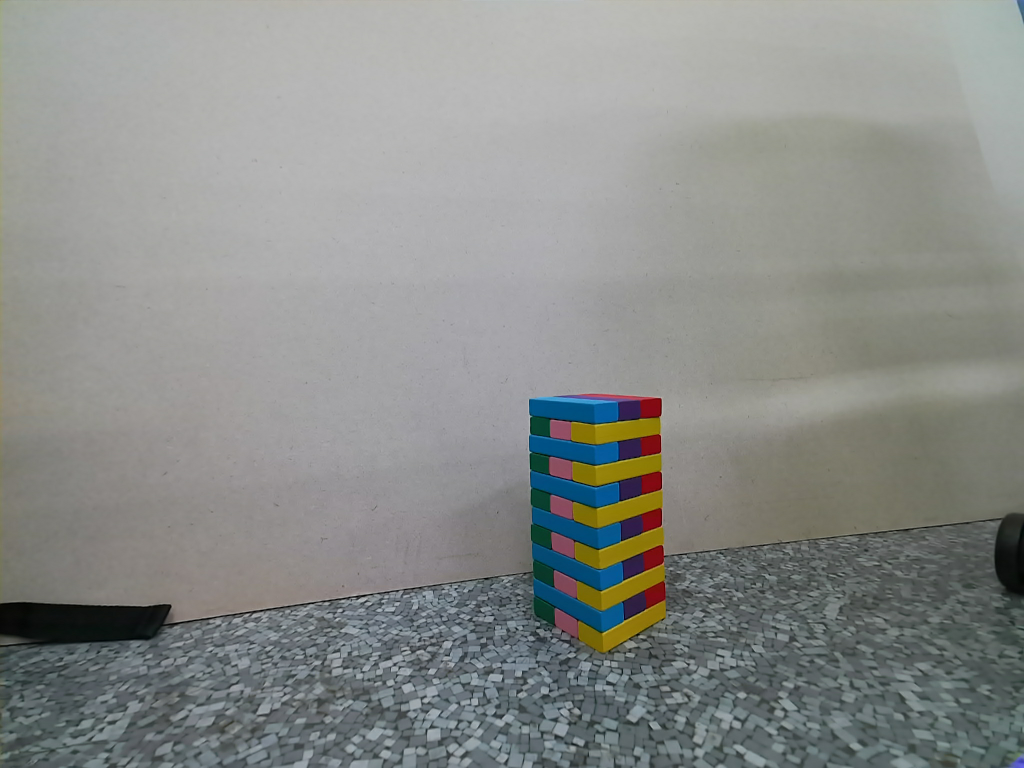
#> input picture block_recog/test_imgs/jenga_tower_color.png, 2048 x 1536 px (shown at 1/2 size)
$ jupyter execute --allow-errors all_blocks_viz.ipynb
#> lines starting #> are read from the running program, lines starting #| are printed output that depends on the picture; after the words box and inside, x2 and y2 are one past the last pixel; in counts of white or black regions, pixels touching at a corner belong together
# Blcok Recognition

## Import Libraries

[cell 1]
import numpy as np
import cv2
import glob
from matplotlib import pyplot as plt
import open3d as o3d
import copy

## Read Test Images

[cell 2]
img_color = cv2.imread('test_imgs/jenga_tower_color.png')
#> img_color is the input picture: shape (1536, 2048, 3); mean B, G, R 137.3, 140.2, 137.8
img_depth = cv2.imread('test_imgs/jenga_tower_depth.png', 0)
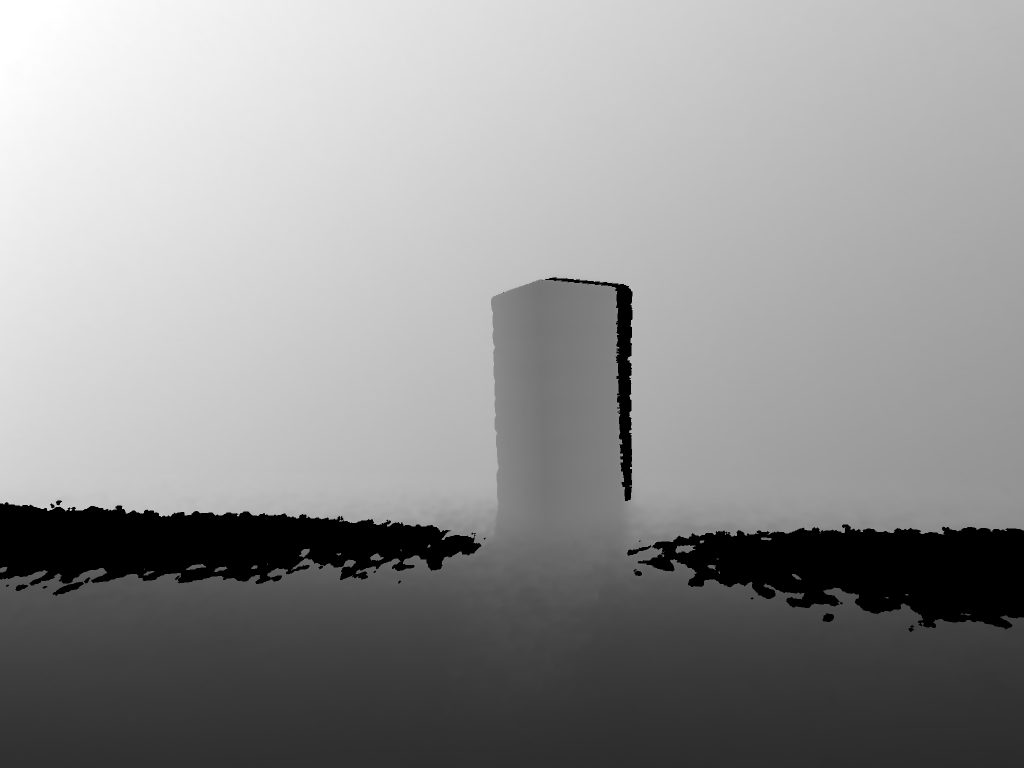
#> input picture block_recog/test_imgs/jenga_tower_depth.png, 2048 x 1536 px (shown at 1/2 size)
#> img_depth is the input picture: shape (1536, 2048); min 0, max 255, mean 146.3
print('color shape: ', img_color.shape)
#| color shape:  (1536, 2048, 3)
print('depth shape: ', img_depth.shape)
#| depth shape:  (1536, 2048)

## Extract Blocks' Masks By Colors

[cell 3]
height, width = img_color.shape[:2] # 이미지의 높이와 너비 불러옴, 가로 [0], 세로[1]

img_hsv = cv2.cvtColor(img_color, cv2.COLOR_BGR2HSV) # cvtColor 함수를 이용하여 hsv 색공간으로 변환

[cell 4]
colors = ['green', 'pink', 'yellow', 'blue', 'violet', 'red']

[cell 5]
# RED
lower_red1 = np.array([0, 130, 50])
upper_red1 = np.array([15, 255, 255])
lower_red2 = np.array([160,130,50])
upper_red2 = np.array([179,255,255])

# PINK
lower_pink1 = np.array([0, 70, 80])
upper_pink1 = np.array([10, 130, 255])
lower_pink2 = np.array([150,70,80])
upper_pink2 = np.array([179,130,255])

# GREEN
lower_green = (70-20, 50, 50)
upper_green = (70+15, 255, 255)

# YELLOW
lower_yellow = (30-10, 80, 80)
upper_yellow = (30+10, 255, 255)

# BLUE
lower_blue = (100-10, 100, 100)
upper_blue = (100+9, 255, 255)

# VIOLET
lower_violet = (130-20, 50, 30)
upper_violet = (130+20, 255, 255)

[cell 6]
blocks_rgb_by_color = []
blocks_mask_by_color = []
for color in colors:
    if color == 'pink' or color =='red':
        for i in (1,2):
            exec(f"lower_color{i} = lower_{color}{i}")
            exec(f"upper_color{i} = upper_{color}{i}")

        mask_color1 = cv2.inRange(img_hsv, lower_color1, upper_color1)
        mask_color2 = cv2.inRange(img_hsv, lower_color2, upper_color2)
        img_mask_color = mask_color1 + mask_color2

        # Denoise by Erosion and Dilation
        kernel = cv2.getStructuringElement(cv2.MORPH_RECT, (3,3))
        erosion_image_color = cv2.erode(img_mask_color, kernel, iterations=2)  #// make erosion image
        img_mask_color = cv2.dilate(erosion_image_color, kernel, iterations=2)  #// make dilation image

        # 바이너리 이미지를 마스크로 사용하여 원본이미지에서 범위값에 해당하는 영상부분을 획득
        img_result_color = cv2.bitwise_and(img_color, img_color, mask = img_mask_color)

        exec(f"img_result_{color} = img_result_color")

    else:
        exec(f"lower_color = lower_{color}")
        exec(f"upper_color = upper_{color}")

        img_mask_color = cv2.inRange(img_hsv, lower_color, upper_color) # 범위내의 픽셀들은 흰색, 나머지 검은색

        kernel = cv2.getStructuringElement(cv2.MORPH_RECT, (3,3))
        erosion_image_color = cv2.erode(img_mask_color, kernel, iterations=2)  #// make erosion image
        img_mask_color = cv2.dilate(erosion_image_color, kernel, iterations=2)  #// make dilation image

        # 바이너리 이미지를 마스크로 사용하여 원본이미지에서 범위값에 해당하는 영상부분을 획득
        img_result_color = cv2.bitwise_and(img_color, img_color, mask = img_mask_color)

        exec(f"img_result_{color} = img_result_color")

    _, src_bin = cv2.threshold(img_mask_color, 0, 255, cv2.THRESH_OTSU)
    each_color_filtered = cv2.bitwise_and(img_color, img_color, mask = src_bin)

    if color == 'blue':
        cv2.imshow('src_bin', src_bin)
        # cv2.imwrite('./test_imgs/blue_mask.png', src_bin)
        cv2.imshow(f'{color}_filtered', each_color_filtered)
        # cv2.imwrite('./test_imgs/blue_extract.png', each_color_filtered)
        cv2.waitKey(0)
        cv2.destroyAllWindows()

    cnt, labels, stats, centroids = cv2.connectedComponentsWithStats(src_bin)

    blocks_color = []
    blocks_mask = []

    for i in range(1, cnt): # 각각의 객체 정보에 들어가기 위해 반복문. 범위를 1부터 시작한 이유는 배경을 제외
        (x, y, w, h, area) = stats[i]
        cen_x, cen_y = map(int, centroids[i])
        block_mask = (labels==i)*img_mask_color
        block_color = cv2.bitwise_and(img_color, img_color, mask = block_mask)

        # 노이즈 제거
        if area < 600:
            continue

        if color == 'blue' and i==2:
            cv2.imshow('blk clr', block_color)
            # cv2.imwrite('./test_imgs/blue_block1_color.png', block_color)
            cv2.imshow('blk msk', block_mask)
            # cv2.imwrite('./test_imgs/blue_block1_mask.png', block_mask)
            cv2.waitKey(0)
            cv2.destroyAllWindows()


        blocks_color.append(block_color)
        blocks_mask.append(block_mask)


    exec(f"blocks_rgb_{color} = blocks_color")
    exec(f"blocks_mask_{color} = blocks_mask")
    exec(f"blocks_rgb_by_color.append(blocks_rgb_{color})")
    exec(f"blocks_mask_by_color.append(blocks_mask_{color})")
#> this loop made 6 passes
#> cnt on passes 1 to 4: 18, 7, 7, 8
#> pass 1, `img_mask_color = cv2.dilate(erosion_image_color, kernel, iterations=2)`:
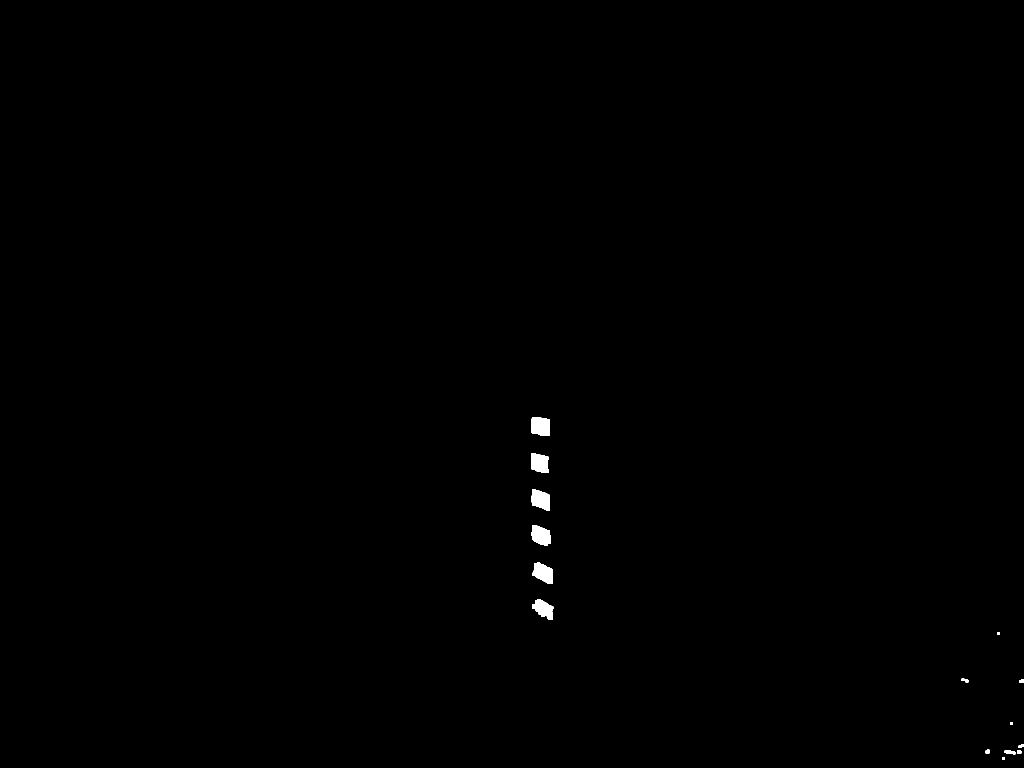
#> img_mask_color: shape (1536, 2048) (shown at 1/2 size); 0.25% white; 17 white regions, largest, box (x1, y1, x2, y2) and area: (1062, 834, 1100, 872) 1286, (1064, 1125, 1106, 1168) 1235, (1063, 1050, 1102, 1092) 1225

[cell 7]
tower_mask = 0
tower_color = 0
for mask, color in zip(blocks_mask_by_color, blocks_rgb_by_color):
    for block_m in mask:
        tower_mask += block_m

    for block_c in color:
        tower_color += block_c

[cell 8]
cv2.imshow('tower mask', tower_mask)
# cv2.imwrite('./test_imgs/tower_mask.png', tower_mask)
cv2.imshow('tower color', tower_color)
# cv2.imwrite('./test_imgs/tower_color.png', tower_color)
cv2.waitKey(0)
cv2.destroyAllWindows()

[cell 9]
for c, b, rgb_m in zip(colors, blocks_mask_by_color, blocks_rgb_by_color):
    print(c)
    print(len(b), "Blocks")

## Get PointCloud from RGB Image + Depth Image

[cell 10]
# temp intrinsic matrix
intrinsic = o3d.camera.PinholeCameraIntrinsic()
intrinsic.intrinsic_matrix = [[971.179, 0, 1025.07],[0, 970.984, 778.291],[0, 0, 1]]

[cell 11]
mesh_frame = o3d.geometry.TriangleMesh.create_coordinate_frame(
    size=50, origin=[0, 0, 0])
mesh_frame_small = o3d.geometry.TriangleMesh.create_coordinate_frame(
    size=0.0001, origin=[0, 0, 0])

[cell 12]
def get_pointcloud_from_color_depth(color_image, depth_image, intrinsic):
    o3d_img = o3d.geometry.Image()

    if isinstance(color_image, type(o3d_img)):
        pass
    elif isinstance(color_image, np.ndarray):
        color_image = cv2.cvtColor(color_image, cv2.COLOR_BGR2RGB)
        color_image = o3d.geometry.Image(color_image)

    if isinstance(depth_image, type(o3d_img)):
        pass
    elif isinstance(depth_image, np.ndarray):
        depth_image = o3d.geometry.Image(depth_image)

    rgbd_image = o3d.geometry.RGBDImage.create_from_color_and_depth(color_image, depth_image)
    pcd = o3d.geometry.PointCloud.create_from_rgbd_image(rgbd_image, intrinsic)

    return pcd

[cell 13]
masked_depth = cv2.bitwise_and(img_depth, img_depth, mask = tower_mask)
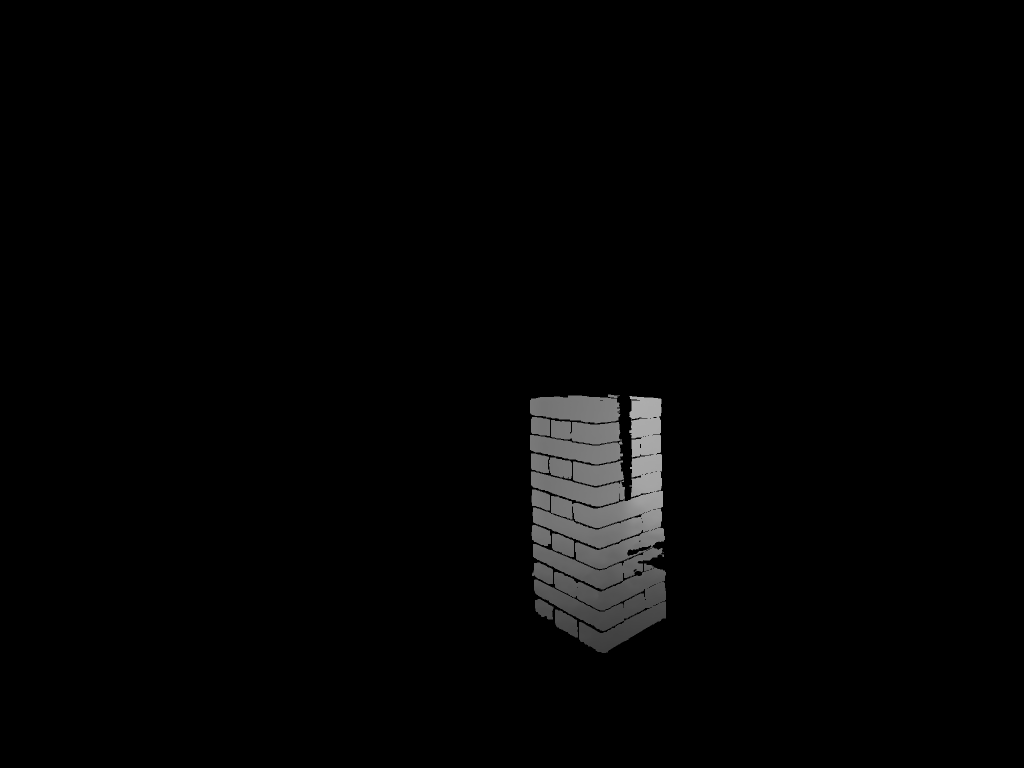
#> masked_depth: shape (1536, 2048) (shown at 1/2 size); min 0, max 175, mean 3.9

[cell 14]
tower_pcd = get_pointcloud_from_color_depth(color_image=tower_color, depth_image=masked_depth, intrinsic=intrinsic)

[cell 15]
print(tower_pcd)
print(np.asarray(tower_pcd.points))
o3d.visualization.draw_geometries([tower_pcd])

[cell 16]
blocks_pcd_by_color = []
all_pcd = []
#> (the rest of this cell did not finish here and is left out)

[cell 17]
len(blocks_pcd_by_color)

## Tower ICP

[cell 18]
pcd_combined = o3d.geometry.PointCloud()
for point_id in range(len(all_pcd)):
    pcd_combined += all_pcd[point_id]

print(pcd_combined)
# print(len(pcd_combined.points))

o3d.visualization.draw_geometries([pcd_combined, mesh_frame_small])

[cell 19]
points = np.asarray(pcd_combined.points)

#> (the rest of this cell did not finish here and is left out)

[cell 20]
mesh_tower = o3d.io.read_triangle_mesh("mesh/jenga_tower_side_xy.stl")
print(mesh_tower)

mesh_tower.compute_vertex_normals()
# o3d.visualization.draw_geometries([mesh])

#> (the rest of this cell did not finish here and is left out)

[cell 21]
np.linalg.inv(np.asarray([[0, 0, -1, 0],
            [1, 0, 0, 0],
            [0, -1, 0, 0],
            [0, 0, 0, 1]]))

[cell 22]
initial_transform = np.asarray([[0, 0, -1, 0],
                                [1, 0, 0, 0],
                                [0, -1, 0, 0],
                                [0, 0, 0, 1]])

[cell 23]
# [22 lines left out: function prepare_icp, not called in this run]

#> (a cell that did not finish here is left out)

[cell 25]
# [7 lines left out: function draw_registration_result, not called in this run]

[cell 26]
threshold = 10
trans_init = np.asarray([[1, 0, 0, 0],
                         [0, 1, 0, 0],
                         [0, 0, 1, 0],
                         [0, 0, 0, 1]])
#> (the rest of this cell did not finish here and is left out)

[cell 27]
print("Initial alignment")
#> (the rest of this cell did not finish here and is left out)

#> (a cell that did not finish here is left out)

#> (a cell that did not finish here is left out)

#> (a cell that did not finish here is left out)

#> (a cell that did not finish here is left out)

## Blocks Transformation

#> (a cell that did not finish here is left out)

#> (a cell that did not finish here is left out)

[cell 34]
# [8 lines left out: function transform_blocks, not called in this run]

[cell 35]
# WHAT IS THE TARGET BLOCK?
target_block_color = 'pink'
target_block_label = 2

[cell 36]
for col, pcds in zip(colors, blocks_pcd_by_color):
    # if col != target_block_color:
    #     continue
    print(col)

    for idx, pcd in enumerate(pcds):
        if idx != target_block_label:
            continue

        # print("--------------------------------")
        print(idx)
        pcd_new = transform_blocks(pcd, trans)

        # o3d.visualization.draw_geometries([pcd_new, mesh_frame, pcd_new.get_axis_aligned_bounding_box()])

        box_extent = pcd_new.get_axis_aligned_bounding_box().get_extent()
        print("BOX EXTENT : ", box_extent)

        center_coordinate = np.array(pcd_new.get_axis_aligned_bounding_box().get_box_points()).mean(axis=0)

        # print(np.array(pcd_new.get_axis_aligned_bounding_box().get_box_points()))
        print("BOX CENTER COORDINATE : ", center_coordinate)

        # print("BOX MAX X,Y and MEAN Z Coordinate")
        x_max = np.array(pcd_new.get_axis_aligned_bounding_box().get_box_points())[:,0].max()
        y_max = np.array(pcd_new.get_axis_aligned_bounding_box().get_box_points())[:,1].max()
        z_mean = np.array(pcd_new.get_axis_aligned_bounding_box().get_box_points())[:,2].mean()

        if box_extent[1] > 70:
            print("PULL DIRECTION : X")
            vector = np.array([-1, 0, 0])
            print("-----BLOCK CENTER COORDINATE-----")
            cen_x = x_max - 25/2
            cen_y = y_max - 75/2
            cen_z = z_mean
            print("X :", cen_x)
            print("Y :", cen_y)
            print("Z :", cen_z)
            pt1 = o3d.cpu.pybind.utility.Vector3dVector(np.array([[cen_x, cen_y, z_mean], [cen_x - 0.01, cen_y - 0.01, cen_z - 0.01], [cen_x + 0.01, cen_y + 0.01, cen_z + 0.01]]))
            print("-----TARGET COORDINATE-----")
            target_x = cen_x + 100
            target_y = cen_y
            target_z = cen_z
            print("X :", target_x)
            print("Y :", target_y)
            print("Z :", target_z)
            pt2 = o3d.cpu.pybind.utility.Vector3dVector(np.array([[target_x, target_y, target_z], [target_x - 0.01, target_y - 0.01, target_z - 0.01], [target_x + 0.01, target_y + 0.01, target_z + 0.01]]))
            print("----------------------------------")

        elif box_extent[0] > 70:
            print("PULL DIRECTION : Y")
            vector = np.array([0, -1, 0])
            print("-----BLOCK CENTER COORDINATE-----")
            cen_x = x_max - 75/2
            cen_y = y_max - 25/2
            cen_z = z_mean
            print("X :", cen_x)
            print("Y :", cen_y)
            print("Z :", cen_z)
            pt1 = o3d.cpu.pybind.utility.Vector3dVector(np.array([[cen_x, cen_y, z_mean], [cen_x - 0.01, cen_y - 0.01, cen_z - 0.01], [cen_x + 0.01, cen_y + 0.01, cen_z + 0.01]]))
            print("-----TARGET COORDINATE-----")
            target_x = cen_x
            target_y = cen_y + 100
            target_z = cen_z
            print("X :", target_x)
            print("Y :", target_y)
            print("Z :", target_z)
            pt2 = o3d.cpu.pybind.utility.Vector3dVector(np.array([[target_x, target_y, target_z], [target_x - 0.01, target_y - 0.01, target_z - 0.01], [target_x + 0.01, target_y + 0.01, target_z + 0.01]]))
            print("----------------------------------")

        elif abs(center_coordinate[0]) < 10 and box_extent [1] < 20:
            print("PUSH DIRECTION : Y or -Y")
            vector = np.array([0, -1, 0])
            print("-----BLOCK CENTER COORDINATE-----")
            cen_x = x_max - 25/2
            cen_y = y_max - 75/2
            cen_z = z_mean
            print("X :", cen_x)
            print("Y :", cen_y)
            print("Z :", cen_z)
            pt1 = o3d.cpu.pybind.utility.Vector3dVector(np.array([[cen_x, cen_y, z_mean], [cen_x - 0.01, cen_y - 0.01, cen_z - 0.01], [cen_x + 0.01, cen_y + 0.01, cen_z + 0.01]]))
            print("-----TARGET COORDINATE-----")
            target_x = cen_x
            target_y = cen_y + 150
            target_z = cen_z
            print("X :", target_x)
            print("Y :", target_y)
            print("Z :", target_z)
            pt2 = o3d.cpu.pybind.utility.Vector3dVector(np.array([[target_x, target_y, target_z], [target_x - 0.01, target_y - 0.01, target_z - 0.01], [target_x + 0.01, target_y + 0.01, target_z + 0.01]]))
            print("----------------------------------")

        elif abs(center_coordinate[1]) < 10 and box_extent [0] < 20:
            print("PUSH DIRECTION : X or -X")
            vector = np.array([-1, 0, 0])
            print("-----BLOCK CENTER COORDINATE-----")
            cen_x = x_max - 75/2
            cen_y = y_max - 25/2
            cen_z = z_mean
            print("X :", cen_x)
            print("Y :", cen_y)
            print("Z :", cen_z)
            pt1 = o3d.cpu.pybind.utility.Vector3dVector(np.array([[cen_x, cen_y, z_mean], [cen_x - 0.01, cen_y - 0.01, cen_z - 0.01], [cen_x + 0.01, cen_y + 0.01, cen_z + 0.01]]))
            print("-----TARGET COORDINATE-----")
            target_x = cen_x + 150
            target_y = cen_y
            target_z = cen_z
            print("X :", target_x)
            print("Y :", target_y)
            print("Z :", target_z)
            pt2 = o3d.cpu.pybind.utility.Vector3dVector(np.array([[target_x, target_y, target_z], [target_x - 0.01, target_y - 0.01, target_z - 0.01], [target_x + 0.01, target_y + 0.01, target_z + 0.01]]))
            print("----------------------------------")

        elif box_extent[1] < 20:
            print("PULL DIRECTION : -X")
            vector = np.array([1, 0, 0])
            print("-----BLOCK CENTER COORDINATE-----")
            cen_x = x_max - 25/2
            cen_y = y_max - 75/2
            cen_z = z_mean
            print("X :", cen_x)
            print("Y :", cen_y)
            print("Z :", cen_z)
            pt1 = o3d.cpu.pybind.utility.Vector3dVector(np.array([[cen_x, cen_y, z_mean], [cen_x - 0.01, cen_y - 0.01, cen_z - 0.01], [cen_x + 0.01, cen_y + 0.01, cen_z + 0.01]]))
            print("-----TARGET COORDINATE-----")
            target_x = cen_x - 100
            target_y = cen_y
            target_z = cen_z
            print("X :", target_x)
            print("Y :", target_y)
            print("Z :", target_z)
            pt2 = o3d.cpu.pybind.utility.Vector3dVector(np.array([[target_x, target_y, target_z], [target_x - 0.01, target_y - 0.01, target_z - 0.01], [target_x + 0.01, target_y + 0.01, target_z + 0.01]]))
            print("----------------------------------")

        elif box_extent[0] < 20:
            print("PULL DIRECTION : -Y")
            vector = np.array([0, 1, 0])
            print("-----BLOCK CENTER COORDINATE-----")
            cen_x = x_max - 75/2
            cen_y = y_max - 25/2
            cen_z = z_mean
            print("X :", cen_x)
            print("Y :", cen_y)
            print("Z :", cen_z)
            pt1 = o3d.cpu.pybind.utility.Vector3dVector(np.array([[cen_x, cen_y, z_mean], [cen_x - 0.01, cen_y - 0.01, cen_z - 0.01], [cen_x + 0.01, cen_y + 0.01, cen_z + 0.01]]))
            print("-----TARGET COORDINATE-----")
            target_x = cen_x
            target_y = cen_y - 100
            target_z = cen_z
            print("X :", target_x)
            print("Y :", target_y)
            print("Z :", target_z)
            pt2 = o3d.cpu.pybind.utility.Vector3dVector(np.array([[target_x, target_y, target_z], [target_x - 0.01, target_y - 0.01, target_z - 0.01], [target_x + 0.01, target_y + 0.01, target_z + 0.01]]))
            print("----------------------------------")

        mesh_COORD = o3d.geometry.TriangleMesh.create_coordinate_frame(size=10, origin=center_coordinate)
        ptc1 = o3d.geometry.PointCloud()
        ptc1.points = pt1
        ptc1.paint_uniform_color([1, 0, 0])
        ptc2 = o3d.geometry.PointCloud()
        ptc2.points = pt2
        ptc2.paint_uniform_color([0, 0, 1])
        line = o3d.geometry.LineSet.create_from_point_cloud_correspondences(ptc1, ptc2, [(0,0)])
        o3d.visualization.draw_geometries([pcd_new, mesh_frame, pcd_new.get_axis_aligned_bounding_box(), ptc1, ptc2, line])
